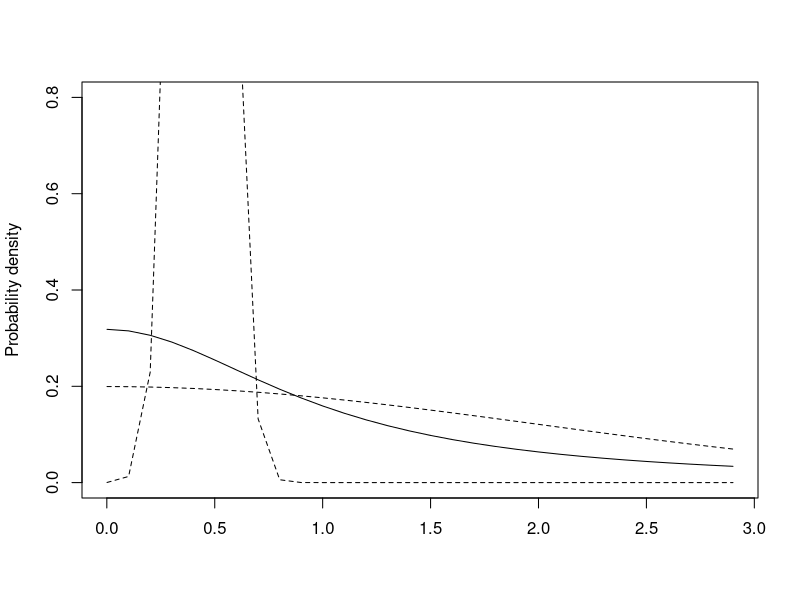
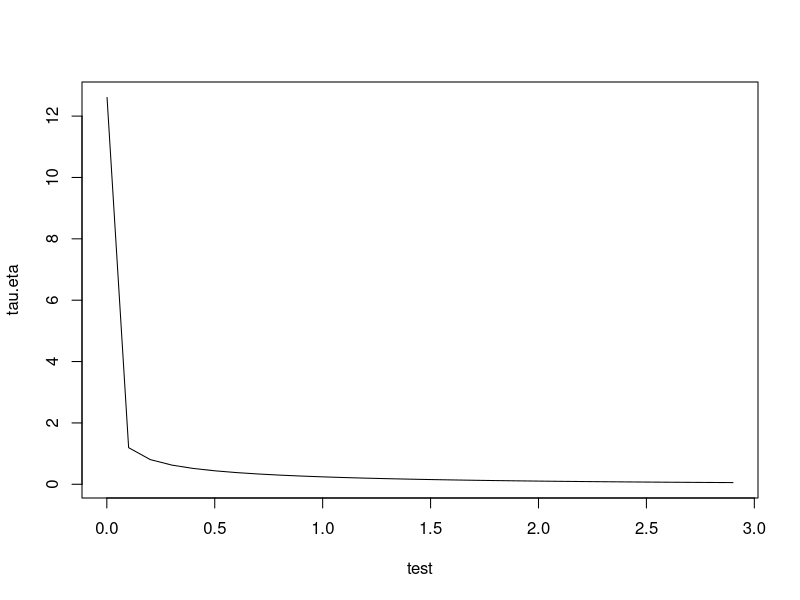
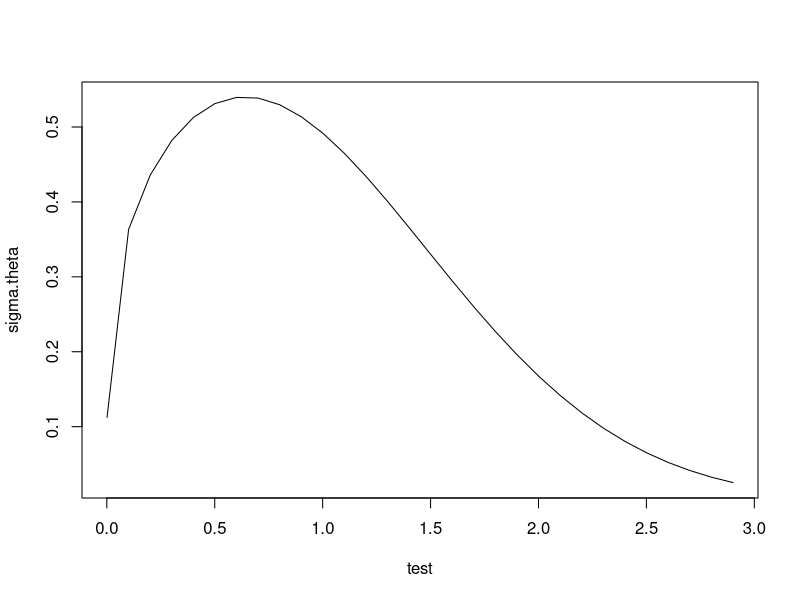

Write the R code that produced these figures, in order.
  test <- seq(0.001,3,0.1)
  plot(x=test, y=abs(dcauchy(test,0,1)), type="l", ylab="Probability density", xlab="" , ylim=c(0,0.8))
  
  #Normal
  lines(x=test, y=abs(dnorm(test,0,2)), lty="dashed")
  lines(x=test, y=(dnorm(test,0.44,0.1)), lty="dashed")
  # Cauchy = normal/sqrt(chi^2), Gelman et al. 2006
  #theta <- xi*eta
  
  prior.scale <- 1
  #tau.xi <- prior.scale^(-2)
  #xi <- dnorm (test, 0, tau.xi)
  xi <- dnorm (test, 0, prior.scale)
  tau.eta <-  dgamma (test,0.5,0.5) # chi^2 with 1 d.f.
  plot(x=test, y=tau.eta, type="l")
  sigma.theta <- abs(xi)/sqrt(tau.eta)
  plot(x=test, y=sigma.theta, type="l")
